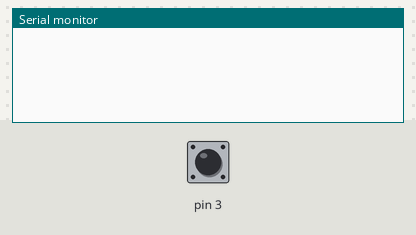
Simulated run of this sketch. Board: Arduino Uno, built with avr-gcc and run on an emulated ATmega328P. On the bench: the last lines printed to the serial monitor. The inputs (shaded band) are chosen by the test bench; at power-on: pin 3 HIGH.

Above: at 1.2 s.
1.3 s: pin 3 pulled LOW for 0.15 s
At 1.43 s:
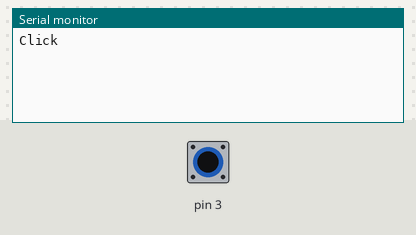
At 1.8 s:
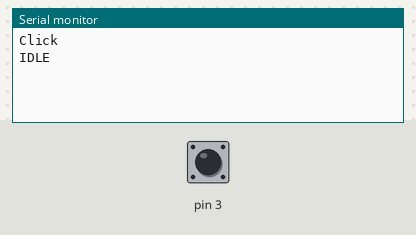

Measured:
- after the input at 1.3 s, the serial monitor: prints a new line at once (image 1)

The sketch:

Button.ino
```cpp
void setup() {
  Serial.begin(9600);
  pinMode(3, INPUT_PULLUP);
}

bool flag = false;
uint32_t btnTimer = 0;
void loop() {
  bool btnState = !digitalRead(3);
  if (btnState && !flag && millis() - btnTimer > 100 && btnTimer < 500) {
    flag = true;
    btnTimer = millis();
    Serial.println("Click");
  }
  if (btnState && flag && millis() - btnTimer > 500) {
    btnTimer = millis();
    Serial.println("Hold");
  }
  if (!btnState && flag && millis() - btnTimer > 10) {
    flag = false;
    btnTimer = millis();
    Serial.println("IDLE");
  }
}
```
